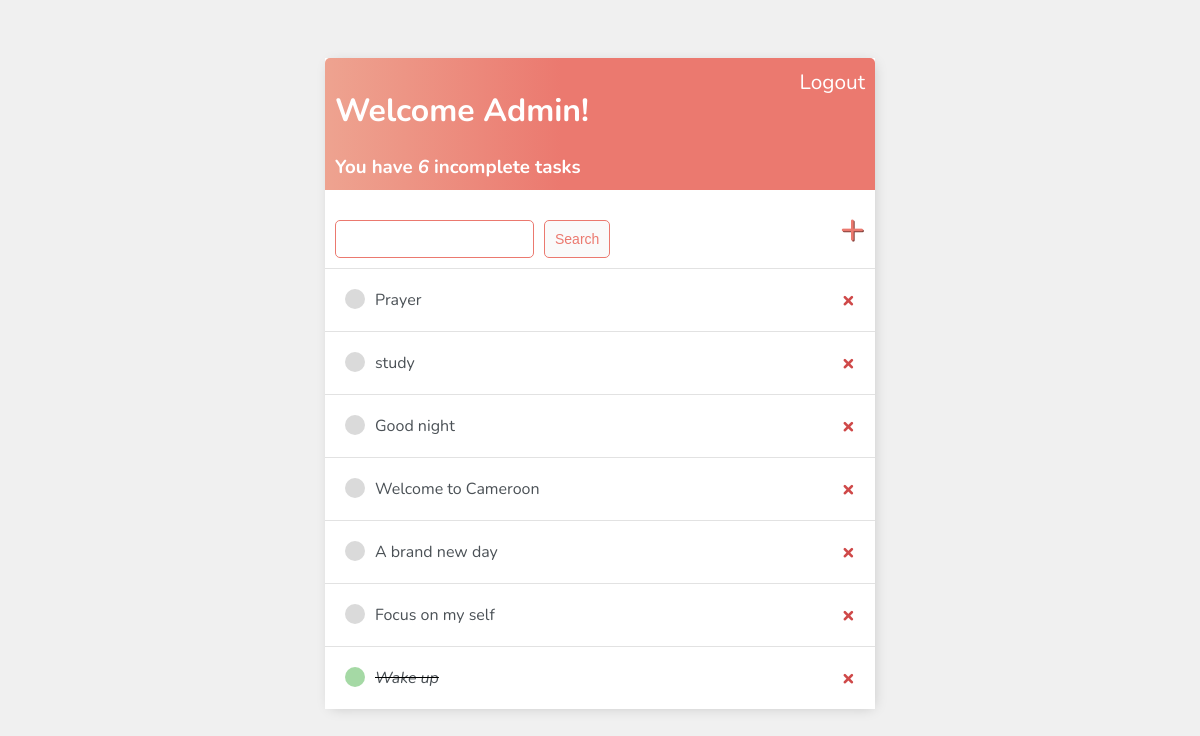
The app's page / (signed in), older data.
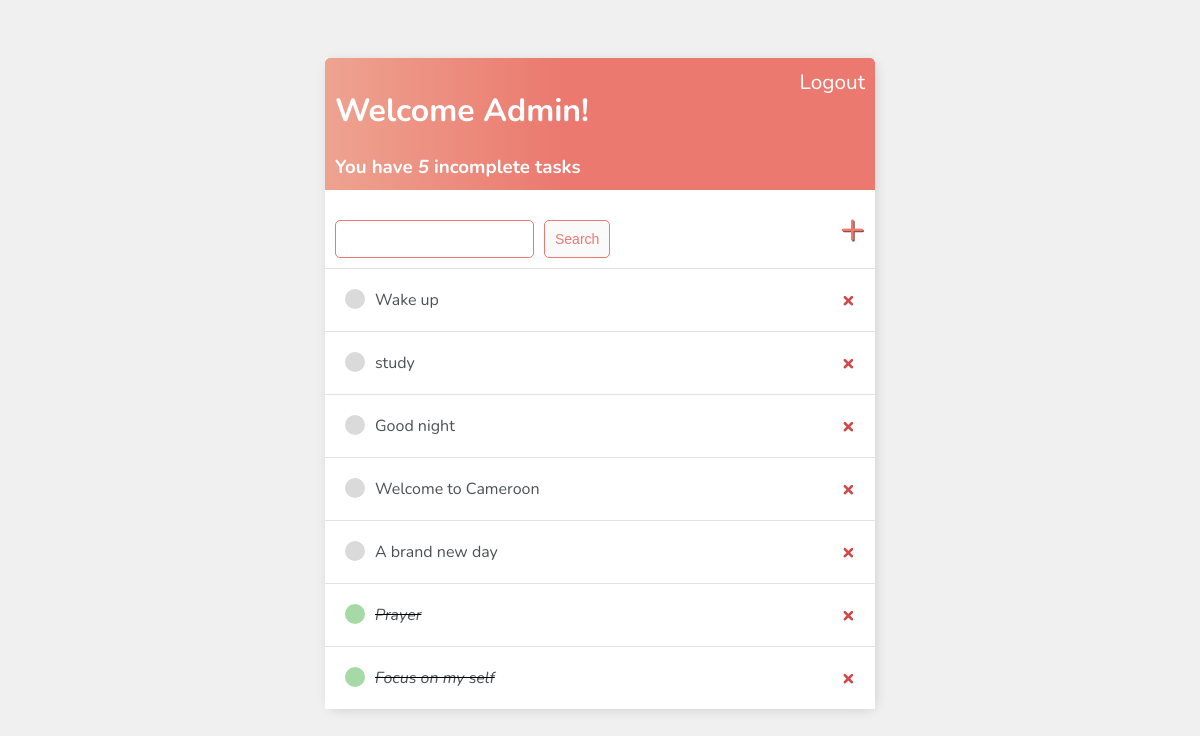
The same page, newer data.
### base/models.py (models this page shows)
class Task(models.Model):
    user = models.ForeignKey(User, on_delete=models.CASCADE, null=True, blank=True)
    title = models.CharField(max_length=200)
    description = models.TextField(null=True, blank=True)
    completed = models.BooleanField(default=False)
    created_at = models.DateTimeField(auto_now_add=True)
    def __str__(self):
        return self.title
    class Meta:
        ordering = ['completed']

### base/views.py (the view)
# urls.py: path('', TaskList.as_view(), name='tasks'),
class TaskList(LoginRequiredMixin, ListView):
    model = Task
    context_object_name = 'tasks'
    def get_context_data(self, **kwargs):
        context = super().get_context_data(**kwargs)
        context['tasks'] = context['tasks'].filter(user=self.request.user)
        context['count'] = context['tasks'].filter(completed=False).count()
        search_input = self.request.GET.get('search-area') or ''
        if search_input:
            context['tasks'] = context['tasks'].filter(
                title__startswith=search_input)
        context['search_input'] = search_input
        return context

### base/templates/base/task_list.html (shortened to what this page needs)
{%  extends 'base/main.html'  %}
{% block content %}
<div class="header-bar">
    <div>
        <h1>Welcome {{ request.user|title }}!</h1>
        <h3 style="margin:0">You have <i>{{count}}</i> incomplete task{{ count|pluralize:"s" }}</h3>
    </div>
    {% if request.user.is_authenticated %}
    <form action="{% url 'logout' %}" method="post" style="display:inline;">
        <button type="submit" style="background:none;font-family: 'Nunito', sans-serif;font-size:1.3em;border:none;color:white;cursor:pointer;padding:0;">Logout</button>
    </form>
    {% else %}
    <a href="{% url 'login' %}">Login</a>
    {% endif %}
</div>
<div id="search-add-wrapper">
    <form method="GET" style="margin-top: 20px;display: flex;">
        <input type="text" name="search-area" placeholder="" value="{{ search_input }}">
        <input class="button" type="submit" value="Search" style="margin-left: 10px;">
    </form>
    <a id="link-add" href="{% url 'task-create' %}">&#43;</a>
</div>
 <div class="task-items-wrapper">
    {% for task in tasks %}
        <div class="task-wrapper">
            {% if task.completed %}
            <div class="task-title">
                <div class="task-complete-icon"></div>
                <i><s><a href="{% url 'task-update' task.id %}"> {{task}}</a></s></i>
            </div>
            <a class="delete-link" href="{% url 'task-delete' task.id %}">&#215;</a>
            {% else %}
            <div class="task-title">
                <div class="task-incomplete-icon"></div>
                <a href="{% url 'task-update' task.id %}"> {{task}}</a>
            </div>
            <a class="delete-link" href="{% url 'task-delete' task.id %}">&#215;</a>
            {% endif %}
        </div>
    {% empty %}
    <h3>No items in the list.</h3>
    {% endfor %}
</div>
{% endblock content %}

### base/templates/base/main.html (shortened to what this page needs)
<!DOCTYPE html>
<html>
    <head>
    </head>
    <body>
        <div class="container">
        {% block content %}
        {% endblock content %}
    </body>
</html>

### base/templates/base/main.html (style rules this page uses)
body { background-color: #f0f0f0; font-family: 'Nunito', sans-serif; padding: 50px; }
h1, h2, h3, h4, h5, h6 { font-family: 'Raleway'sans-serif; }
a, p { color: #333; }
.container { max-width: 550px; margin: auto; background-color: #fff; -webkit-box-shadow: 2px 2px 13px -4px rgba(0, 0, 0, 0.21); box-shadow: 2px 2px 13px -4px rgba(0, 0, 0, 0.21); }
.header-bar { display: flex; justify-content: space-between; color: #fff; padding: 10px; border-radius: 5px 5px 0 0; background:linear-gradient(90deg, #EEA390 0%, #EB796F 43%, #EB796F 100%); }
.task-wrapper { display: flex; align-items: center; justify-content: space-between; padding: 20px; background-color: #fff; border-top: 1px solid rgb(226, 226, 226); }
.task-title { display: flex; }
.task-title a { text-decoration: none; color: #4b5156; margin-left: 10px; }
.task-complete-icon { text-decoration: line-through; opacity: 0.6; height: 20px; width: 20px; background-color: rgb(105, 192, 105); border-radius: 50%; }
.task-incomplete-icon { height: 20px; width: 20px; background-color: rgb(218, 218, 218); border-radius: 50%; }
.delete-link { text-decoration: none; font-weight: 900; color: #cf4949; font-size: 22px; line-height: 0; }
#search-add-wrapper { display: flex; justify-content: space-between; align-items: center; padding: 10px; }
#link-add { color: #EB796F; text-decoration: none; font-size: 42px; text-shadow: 1px 1px #81413b; }
input[type=text], input[type=password], textarea { border: 1px solid #EB796F; border-radius: 5px; padding: 10px; width: 90%; }
.button { border: 1px solid #EB796F; background-color: #FAFAFA; color: #EB796F; padding: 10px; font-size: 14px; border-radius: 5px; cursor: pointer; text-decoration: none; }

Row changes from the older to the newer data that the page shows:
changed Task "Wake up": completed True → False (drawn); moves up the list
changed Task "Prayer": completed False → True (drawn); moves down the list
changed Task "Focus on my self": completed False → True (drawn)
Text that changed along with them:
{{ count }}: "6" → "5"
